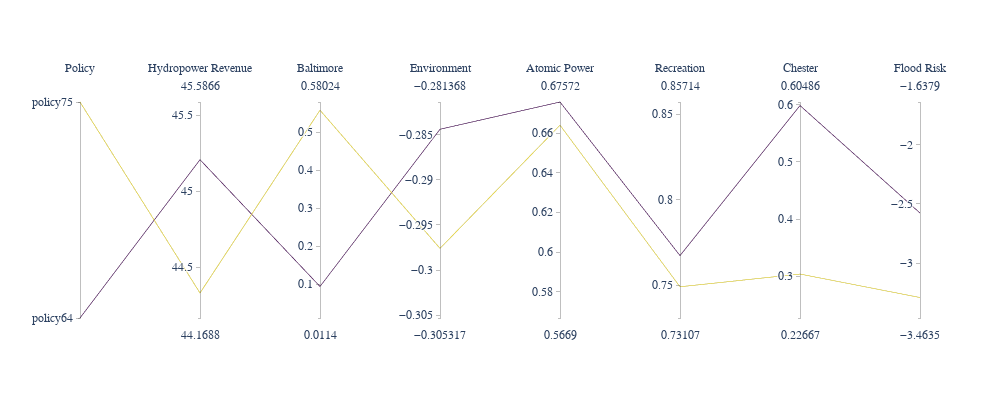

The notebook cell this image was saved under:
### Code cell
#df = df.set_index('index')
df1 = payoffs[payoffs.index.isin(['policy64', 'policy75'])]
plot_selected_parcoords(df1, payoffs, f'{utility}/prioritarian_best_worst')

### Figure 1 — Plotly figure (JSON) as saved in the notebook; plotly's stock layout.template omitted (floating-point values rounded to 4 significant figures)
{"data": [{"dimensions": [{"label": "Policy", "range": [0, 1], "ticktext": ["policy64", "policy75"], "tickvals": [0, 1], "values": [0, 1]}, {"label": "Hydropower Revenue", "range": [44.17, 45.59], "values": [45.21, 44.33]}, {"label": "Baltimore", "range": [0.0114, 0.5802], "values": [0.0944, 0.5587]}, {"label": "Environment", "range": [-0.3053, -0.2814], "values": [-0.2844, -0.2976]}, {"label": "Atomic Power", "range": [0.5669, 0.6757], "values": [0.6757, 0.6641]}, {"label": "Recreation", "range": [0.7311, 0.8571], "values": [0.7675, 0.7493]}, {"label": "Chester", "range": [0.2267, 0.6049], "values": [0.5987, 0.3036]}, {"label": "Flood Risk", "range": [-3.463, -1.638], "values": [-2.576, -3.29]}], "line": {"color": [0, 1], "colorscale": [[0, "#440154"], [0.1111, "#482878"], [0.2222, "#3e4989"], [0.3333, "#31688e"], [0.4444, "#26828e"], [0.5556, "#1f9e89"], [0.6667, "#35b779"], [0.7778, "#6ece58"], [0.8889, "#b5de2b"], [1, "#fde725"]]}, "type": "parcoords"}], "layout": {"font": {"family": "Georgia", "size": 14}, "height": 400, "width": 1000}}
